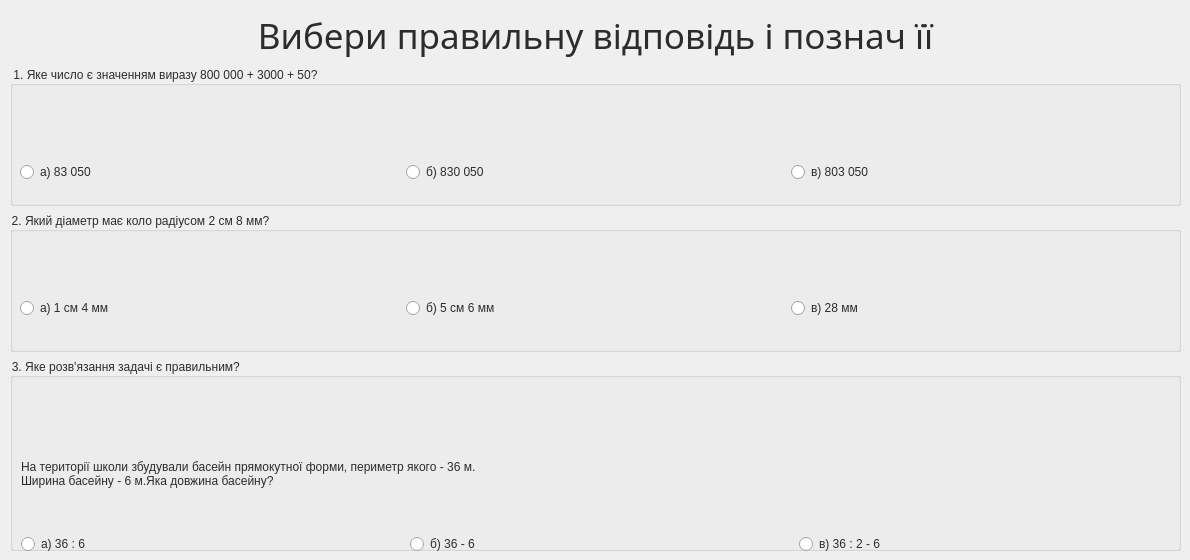
     <widget class="QWidget" name="page">
      <widget class="QWidget" name="layoutWidget">
       <property name="geometry">
        <rect>
         <x>10</x>
         <y>10</y>
         <width>1171</width>
         <height>541</height>
        </rect>
       </property>
       <layout class="QVBoxLayout" name="verticalLayout_2">
        <item>
         <widget class="QLabel" name="mainTask_1">
          <property name="minimumSize">
           <size>
            <width>500</width>
            <height>40</height>
           </size>
          </property>
          <property name="maximumSize">
           <size>
            <width>16777215</width>
            <height>50</height>
           </size>
          </property>
          <property name="font">
           <font>
            <family>Futura PT Book Italic</family>
            <pointsize>26</pointsize>
            <weight>50</weight>
            <italic>false</italic>
            <bold>false</bold>
           </font>
          </property>
          <property name="styleSheet">
           <string notr="true">color:rgb(45, 44, 44);
font: 26pt &quot;Futura PT Book Italic&quot;;</string>
          </property>
          <property name="text">
           <string>Вибери правильну відповідь і познач її</string>
          </property>
          <property name="alignment">
           <set>Qt::AlignCenter</set>
          </property>
         </widget>
        </item>
        <item>
         <widget class="QGroupBox" name="task_1">
          <property name="minimumSize">
           <size>
            <width>0</width>
            <height>0</height>
           </size>
          </property>
          <property name="maximumSize">
           <size>
            <width>16777215</width>
            <height>140</height>
           </size>
          </property>
          <property name="styleSheet">
           <string notr="true">color:rgb(45, 44, 44);
font: 25pt &quot;Yu Gothic UI Semilight&quot;;</string>
          </property>
          <property name="title">
           <string>1. Яке число є значенням виразу 800 000 + 3000 + 50?</string>
          </property>
          <widget class="QWidget" name="layoutWidget">
           <property name="geometry">
            <rect>
             <x>10</x>
             <y>80</y>
             <width>1151</width>
             <height>53</height>
            </rect>
           </property>
           <layout class="QHBoxLayout" name="horizontalLayout_3">
            <item>
             <widget class="QRadioButton" name="answ_1_1">
              <property name="minimumSize">
               <size>
                <width>100</width>
                <height>0</height>
               </size>
              </property>
              <property name="sizeIncrement">
               <size>
                <width>0</width>
                <height>0</height>
               </size>
              </property>
              <property name="styleSheet">
               <string notr="true">color:rgb(45, 44, 44);
font: 25pt &quot;Yu Gothic UI Semilight&quot;;</string>
              </property>
              <property name="text">
               <string>a) 83 050</string>
              </property>
             </widget>
            </item>
            <item>
             <widget class="QRadioButton" name="answ_1_2">
              <property name="styleSheet">
               <string notr="true">color:rgb(45, 44, 44);
font: 25pt &quot;Yu Gothic UI Semilight&quot;;</string>
              </property>
              <property name="text">
               <string>б) 830 050</string>
              </property>
             </widget>
            </item>
            <item>
             <widget class="QRadioButton" name="answ_1_3">
              <property name="styleSheet">
               <string notr="true">color:rgb(45, 44, 44);
font: 25pt &quot;Yu Gothic UI Semilight&quot;;</string>
              </property>
              <property name="text">
               <string>в) 803 050</string>
              </property>
             </widget>
            </item>
           </layout>
          </widget>
         </widget>
        </item>
        <item>
         <widget class="QGroupBox" name="task_2">
          <property name="minimumSize">
           <size>
            <width>0</width>
            <height>140</height>
           </size>
          </property>
          <property name="maximumSize">
           <size>
            <width>16777215</width>
            <height>140</height>
           </size>
          </property>
          <property name="styleSheet">
           <string notr="true">color:rgb(45, 44, 44);
font: 25pt &quot;Yu Gothic UI Semilight&quot;;
</string>
          </property>
          <property name="title">
           <string>2. Який діаметр має коло радіусом 2 см 8 мм?</string>
          </property>
          <widget class="QWidget" name="layoutWidget">
           <property name="geometry">
            <rect>
             <x>10</x>
             <y>70</y>
             <width>1151</width>
             <height>53</height>
            </rect>
           </property>
           <layout class="QHBoxLayout" name="horizontalLayout_6">
            <item>
             <widget class="QRadioButton" name="answ_2_1">
              <property name="minimumSize">
               <size>
                <width>0</width>
                <height>0</height>
               </size>
              </property>
              <property name="styleSheet">
               <string notr="true">color:rgb(45, 44, 44);
font: 25pt &quot;Yu Gothic UI Semilight&quot;;</string>
              </property>
              <property name="text">
               <string>а) 1 см 4 мм</string>
              </property>
             </widget>
            </item>
            <item>
             <widget class="QRadioButton" name="answ_2_2">
              <property name="minimumSize">
               <size>
                <width>0</width>
                <height>0</height>
               </size>
              </property>
              <property name="styleSheet">
               <string notr="true">color:rgb(45, 44, 44);
font: 25pt &quot;Yu Gothic UI Semilight&quot;;</string>
              </property>
              <property name="text">
               <string>б) 5 см 6 мм</string>
              </property>
             </widget>
            </item>
            <item>
             <widget class="QRadioButton" name="answ_2_3">
              <property name="minimumSize">
               <size>
                <width>0</width>
                <height>0</height>
               </size>
              </property>
              <property name="styleSheet">
               <string notr="true">color:rgb(45, 44, 44);
font: 25pt &quot;Yu Gothic UI Semilight&quot;;</string>
              </property>
              <property name="text">
               <string>в) 28 мм</string>
              </property>
             </widget>
            </item>
           </layout>
          </widget>
         </widget>
        </item>
        <item>
         <widget class="QGroupBox" name="task_3">
          <property name="minimumSize">
           <size>
            <width>0</width>
            <height>0</height>
           </size>
          </property>
          <property name="styleSheet">
           <string notr="true">color:rgb(45, 44, 44);
font: 25pt &quot;Yu Gothic UI Semilight&quot;;
</string>
          </property>
          <property name="title">
           <string>3. Яке розв'язання задачі є правильним? </string>
          </property>
          <widget class="QWidget" name="layoutWidget">
           <property name="geometry">
            <rect>
             <x>11</x>
             <y>61</y>
             <width>1161</width>
             <height>135</height>
            </rect>
           </property>
           <layout class="QVBoxLayout" name="verticalLayout_3">
            <item>
             <widget class="QLabel" name="task_3_1">
              <property name="styleSheet">
               <string notr="true">color:rgb(45, 44, 44);
font: 20pt &quot;Yu Gothic UI Semilight&quot;;
</string>
              </property>
              <property name="text">
               <string>На території школи збудували басейн прямокутної форми, периметр якого - 36 м.
Ширина басейну - 6 м.Яка довжина басейну?</string>
              </property>
             </widget>
            </item>
            <item>
             <layout class="QHBoxLayout" name="horizontalLayout_4">
              <item>
               <widget class="QRadioButton" name="answ_3_1">
                <property name="minimumSize">
                 <size>
                  <width>0</width>
                  <height>0</height>
                 </size>
                </property>
                <property name="styleSheet">
                 <string notr="true">color:rgb(45, 44, 44);
font: 25pt &quot;Yu Gothic UI Semilight&quot;;</string>
                </property>
                <property name="text">
                 <string>а) 36 : 6</string>
                </property>
               </widget>
              </item>
              <item>
               <widget class="QRadioButton" name="answ_3_2">
                <property name="minimumSize">
                 <size>
                  <width>0</width>
                  <height>0</height>
                 </size>
                </property>
                <property name="styleSheet">
                 <string notr="true">color:rgb(45, 44, 44);
font: 25pt &quot;Yu Gothic UI Semilight&quot;;</string>
                </property>
                <property name="text">
                 <string>б) 36 - 6</string>
                </property>
               </widget>
              </item>
              <item>
               <widget class="QRadioButton" name="answ_3_3">
                <property name="minimumSize">
                 <size>
                  <width>0</width>
                  <height>0</height>
                 </size>
                </property>
                <property name="styleSheet">
                 <string notr="true">color:rgb(45, 44, 44);
font: 25pt &quot;Yu Gothic UI Semilight&quot;;</string>
                </property>
                <property name="text">
                 <string>в) 36 : 2 - 6</string>
                </property>
               </widget>
              </item>
             </layout>
            </item>
           </layout>
          </widget>
         </widget>
        </item>
       </layout>
      </widget>
     </widget>
